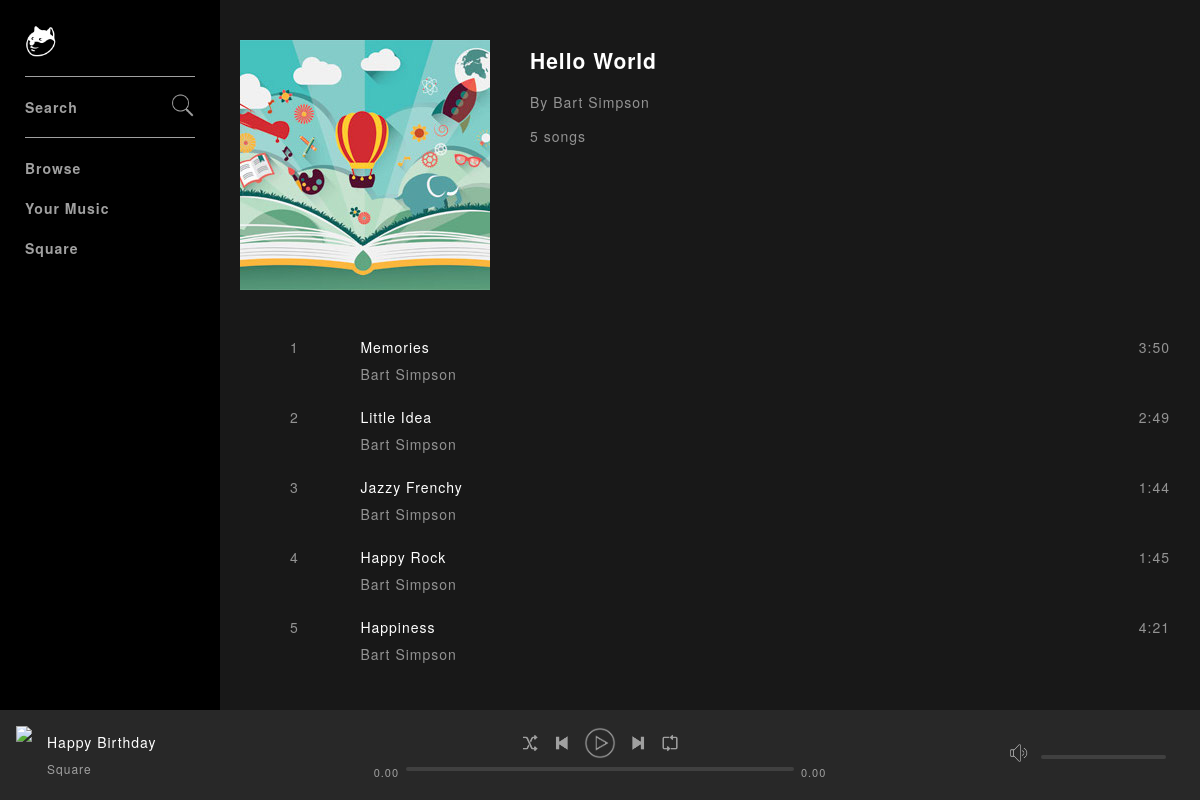
/album.php?id=6 (signed in), run on the app's committed database.
### tables this page shows
CREATE TABLE `albums` (
  `id` int(11) NOT NULL,
  `title` varchar(250) NOT NULL,
  `artist` int(11) NOT NULL,
  `genre` int(11) NOT NULL,
  `artworkPath` varchar(500) NOT NULL
);

CREATE TABLE `artists` (
  `id` int(11) NOT NULL,
  `name` varchar(50) NOT NULL
);

CREATE TABLE `songs` (
  `id` int(11) NOT NULL,
  `title` varchar(250) NOT NULL,
  `artist` int(11) NOT NULL,
  `album` int(11) NOT NULL,
  `genre` int(11) NOT NULL,
  `duration` varchar(8) NOT NULL,
  `path` varchar(500) NOT NULL,
  `albumOrder` int(11) NOT NULL,
  `plays` int(11) NOT NULL
);

### includes/classes/Album.php (called while the page is built, shortened)
<?php
class Album {
    private $con;
    private $id;
    private $title;
    private $artistId;
    private $artworkPath;
    public function __construct($con, $id)
    {
        $this->con = $con;
        $this->id = $id;
        $query = mysqli_query($this->con, "SELECT * FROM albums WHERE id='$this->id'");
        $album = mysqli_fetch_array($query);
        $this->title = $album['title'];
        $this->artistId = $album['artist'];
        $this->artworkPath = $album['artworkPath'];
    }
    public function getTitle()
    {
        return $this->title;
    }
    public function getArtist()
    {
        return new Artist($this->con,$this->artistId);
    }
    public function getArtworkPath()
    {
        return $this->artworkPath;
    }
    public function getNumberOfSongs()
    {
        $query = mysqli_query($this->con, "SELECT id FROM songs WHERE album='$this->id'");
        return mysqli_num_rows($query);
    }
    public function getSongsIds()
    {
        $query = mysqli_query($this->con, "SELECT id FROM songs WHERE album='$this->id' ORDER BY albumOrder ASC");
        $array = array();
        while($row = mysqli_fetch_array($query)) {
            array_push($array, $row['id']);
        }
        return $array;
    }
}
?>

### includes/classes/Artist.php (called while the page is built)
<?php
class Artist {
    private $con;
    private $id;
    public function __construct($con, $id)
    {
        $this->con = $con;
        $this->id = $id;
    }
    public function getName()
    {
        $artistQuery = mysqli_query($this->con, "SELECT name FROM artists WHERE id='$this->id'");
        $artist = mysqli_fetch_array($artistQuery);
        return $artist['name'];
    }
}
?>

### includes/classes/Song.php (called while the page is built, shortened)
<?php
class Song {
    private $con;
    private $title;
    private $artistId;
    private $duration;
    public function __construct($con, $id)
    {
        $this->con = $con;
        $this->id = $id;
        $query = mysqli_query($this->con, "SELECT * FROM songs WHERE id='$this->id'");
        $this->mysqliData = mysqli_fetch_array($query);
        $this->title = $this->mysqliData['title'];
        $this->artistId = $this->mysqliData['artist'];
        $this->duration = $this->mysqliData['duration'];
    }
    public function getTitle()
    {
        return $this->title;
    }
    public function getArtist()
    {
        return new Artist($this->con, $this->artistId);
    }
    public function getDuration()
    {
        return $this->duration;
    }
}
?>

### album.php (the view)
<?php
include "includes/header.php";
include "includes/classes/Artist.php";
include "includes/classes/Album.php";
include "includes/classes/Song.php";
if(isset($_GET["id"])) {
    $albumId= $_GET["id"];
}else {
    header("Location: index.php");
}
$album = new Album($con, $albumId);
$artist = $album->getArtist();
?>
<div class="entityInfo">
    <div class="leftSection">
        <img src="<?php echo $album->getArtworkPath(); ?>">
    </div>
    <div class="rightSection">
        <h2><?php echo $album->getTitle(); ?></h2>
        <p>By <?php echo $artist->getName(); ?></p>
        <p><?php echo $album->getNumberOfSongs(); ?> songs</p>
    </div>
</div>
<div class="tracklistContainer">
    <ul class="trackList">
        <?php
        $songIdArray = $album->getSongsIds();
        $i = 1;
        foreach($songIdArray as $songId) {
            $albumSong = new Song($con, $songId);
            $albumArtist = $albumSong->getArtist();
            echo "<li class='tracklistRow'>
                <div class='trackCount'>
                    <img class='play' src='assets/images/icons/play-white.png'>
                    <span class='trackNumber'>$i</span>
                </div>
                <div class='trackInfo'>
                    <span class='trackName'>". $albumSong->getTitle() ."</span>
                    <span class='artistName'>". $albumArtist->getName() ."</span>
                </div>
                <div class='trackOptions'>
                    <img class='optionsButton' src='assets/images/icons/more.png'>
                </div>
                <div class='trackDuration'>
                    <span class='duration'>". $albumSong->getDuration() ."</span>
                </div>
            </li>";
            $i++;
        }
        ?>
    </ul>
</div>
<?php include "includes/footer.php";?>

### assets/css/style.css (style rules this page uses)
html, body { padding: 0; margin: 0; height: 100%; }
* { font-family: "Helvetica Neue", Helvetica, Arial, sans-serif; color: #fff; letter-spacing: 1px; }
body { background-color: #181818; font-size: 14px; min-width: 720px; }
.entityInfo { padding: 40px 0 10px 0; display: inline-block; width: 100%; }
.entityInfo .leftSection { width: 30%; float: left; max-width: 250px;; }
.entityInfo .leftSection img { width: 100%; }
.entityInfo .rightSection { width: 70%; float: left; padding: 5px 10px 5px 40px ; box-sizing: border-box; }
.entityInfo .rightSection h2 { margin-top: 0; }
.entityInfo .rightSection p { color: #939393; font-weight: 200; }
.tracklistRow { height: 40px; padding: 15px 10px; list-style: none; }
.tracklistRow span { color: #939393; font-weight: 200; }
.tracklistRow .trackCount { width: 8%; float: left; }
.tracklistRow .trackCount span { visibility: visible; }
.tracklistRow .trackInfo { width: 75%; float: left; }
.tracklistRow .trackInfo .trackName { color: #fff; margin-bottom: 7px; }
.tracklistRow .trackInfo span { display: block; }
.tracklistRow .trackOptions { width: 5%; float: left; text-align: right; }
.tracklistRow .trackDuration { width: 12%; float: left; text-align: right; }

### data on the page
albums: artworkPath (picture), title "Hello World"
artists: name "Bart Simpson"
songs: title "Memories", artists.name "Bart Simpson", duration "3:50"
songs: title "Little Idea", artists.name "Bart Simpson", duration "2:49"
songs: title "Jazzy Frenchy", artists.name "Bart Simpson", duration "1:44"
songs: title "Happy Rock", artists.name "Bart Simpson", duration "1:45"
songs: title "Happiness", artists.name "Bart Simpson", duration "4:21"

### other printed values
$album->getNumberOfSongs() "5"
